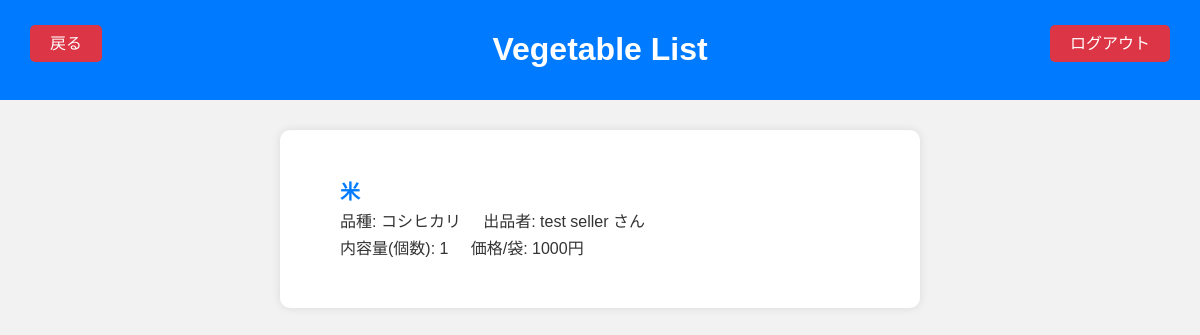
The page /buyer/vegetable_list/ on the database as committed earlier.
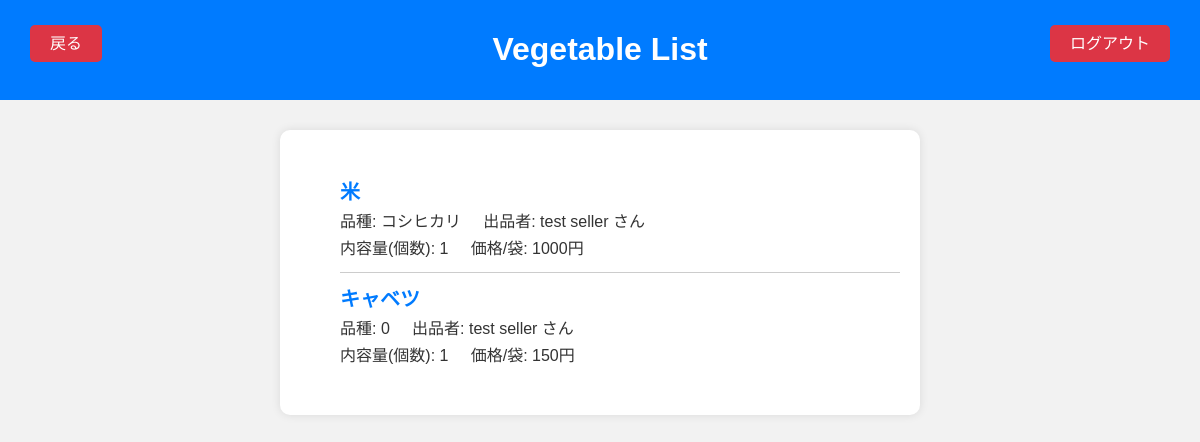
The same page on the database as committed later.
### seller/models.py (models this page shows, shortened)
class Vegetable(models.Model):
    seller = models.ForeignKey(Seller, on_delete=models.CASCADE, related_name='vegetable')      # 出品者
    item_name = models.CharField(max_length=100)                                                # 品目名
    item_type = models.CharField(max_length=100, default='---')                                 # 品種名
    price = models.DecimalField(max_digits=100, decimal_places=2, default=0)                    # 単価
    content_quantity = models.PositiveIntegerField(default=1)                                   # まとまりの内容個数
    content_price = models.DecimalField(max_digits=100, decimal_places=2, default=0)            # まとまりの価格
    total_quantity = models.PositiveIntegerField(default=0)                                     # まとまりの総数

class Seller(models.Model):
    user = models.OneToOneField(User, on_delete=models.CASCADE, related_name='seller')
    address = models.CharField(max_length=200)

### accounts/models.py (models this page shows, shortened)
class User(AbstractBaseUser, PermissionsMixin):
    account_id = models.CharField(
        verbose_name=_("account_id"),
        unique=True,
        max_length=10
    )
    email = models.EmailField(
        verbose_name=_("email"),
        unique=True
    )
    first_name = models.CharField(
        verbose_name=_("first_name"),
        max_length=150,
        null=True,
        blank=False
    )
    last_name = models.CharField(
        verbose_name=_("last_name"),
        max_length=150,
        null=True,
        blank=False
    )
    birth_date = models.DateField(
        verbose_name=_("birth_date"),
        blank=True,
        null=True
    )
    is_superuser = models.BooleanField(
        verbose_name=_("is_superuer"),
        default=False
    )
    is_staff = models.BooleanField(
        verbose_name=_('staff status'),
        default=False,
    )
    is_seller = models.BooleanField(
        verbose_name=_('is_seller'),
        default=False,
    )
    is_active = models.BooleanField(
        verbose_name=_('active'),
        default=True,
    )
    created_at = models.DateTimeField(
        verbose_name=_("created_at"),
        auto_now_add=True
    )
    updated_at = models.DateTimeField(
        verbose_name=_("updateded_at"),
        auto_now=True
    )
    address = models.CharField(
        max_length=200,
        blank=True,
        null=True
    )
    profile_picture = models.ImageField(
        upload_to='profile_pics/',
        blank=True,
        null=True
    )
    objects = UserManager()
    USERNAME_FIELD = 'account_id' # ログイン時、ユーザー名の代わりにaccount_idを使用
    REQUIRED_FIELDS = ['email']  # スーパーユーザー作成時にemailも設定する

### buyer/views.py (the view)
# urls.py: path('vegetable_list/', VegetableListView.as_view(), name='vegetable_list'),
class VegetableListView(View):
    def get(self, request):
        vegetables = Vegetable.objects.all()
        return render(request, 'buyer/vegetable_list.html', {'vegetables': vegetables})

### buyer/templates/buyer/vegetable_list.html (shortened to what this page needs)
{% load static %}
<!DOCTYPE html>
<html>
<head>
    <link rel="stylesheet" type="text/css" href="{% static 'buyer/css/vegetable_list.css' %}">
</head>
<body>
    <div class="header">
        <h1>Vegetable List</h1>
    </div>
    <div class="logout-container">
        <a href="{% url 'accounts:logout' %}" class="logout-btn">ログアウト</a>
    </div>
    <div class="product-list">
        <ul>
            {% for vegetable in vegetables %}
            <li class="product">
                <h3>{{ vegetable.item_name }}</h3>
                <p>品種: {{ vegetable.item_type }}&nbsp;&nbsp;&nbsp;&nbsp;&nbsp;出品者: {{ vegetable.seller.user.last_name }} {{ vegetable.seller.user.first_name }} さん</p>
                <p>内容量(個数): {{ vegetable.content_quantity }}&nbsp;&nbsp;&nbsp;&nbsp;&nbsp;価格/袋: {{ vegetable.content_price|floatformat:"0" }}円</p>
            </li>
            {% endfor %}
        </ul>
    </div>
    <div class="back-container">
        <a href="javascript:history.go(-1)" class="back-btn">戻る</a>
    </div>
</body>
</html>

Rows that differ between the two databases and show on the page:
added Vegetable: item_name "キャベツ", item_type "0", seller.user.last_name "test", seller.user.first_name "seller", content_quantity "1", content_price "150"
